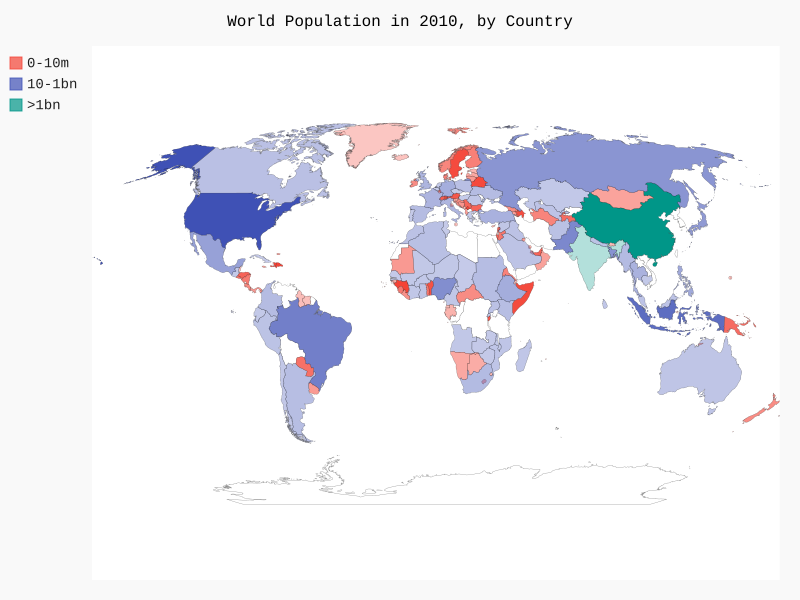

Generate this figure with Python:
import json

import pygal.maps.world
from pygal.style import LightColorizedStyle as LCS, RotateStyle as RS

from country_codes import get_country_code

# The list is filled with data.
filename = 'population_data.json'
with open(filename) as f:
    pop_data = json.load(f)

# Build a dictionary with population data.
cc_populations = {}
for pop_dict in pop_data:
    if pop_dict['Year'] == '2010':
        country_name = pop_dict['Country Name']
        populacion = int(float(pop_dict['Value']))
        code = get_country_code(country_name)
        if code:
            cc_populations[code] = populacion

# Grouping countries into 3 levels of population
cc_pops_1, cc_pops_2, cc_pops_3 = {}, {}, {}
for cc, pop in cc_populations.items():
    if pop < 10000000:
        cc_pops_1[cc] = pop
    elif pop < 1000000000:
        cc_pops_2[cc] = pop
    else:
        cc_pops_3[cc] = pop

print(len(cc_pops_1), len(cc_pops_2), len(cc_pops_3))

wm_style = RS('#336699', base_style=LCS)
wm = pygal.maps.world.World(slice=wm_style)
wm.title = 'World Population in 2010, by Country'
wm.add('0-10m', cc_pops_1)
wm.add('10m-1bn', cc_pops_2)
wm.add('>1bn', cc_pops_3)

wm.render_to_file('world_population.svg')
